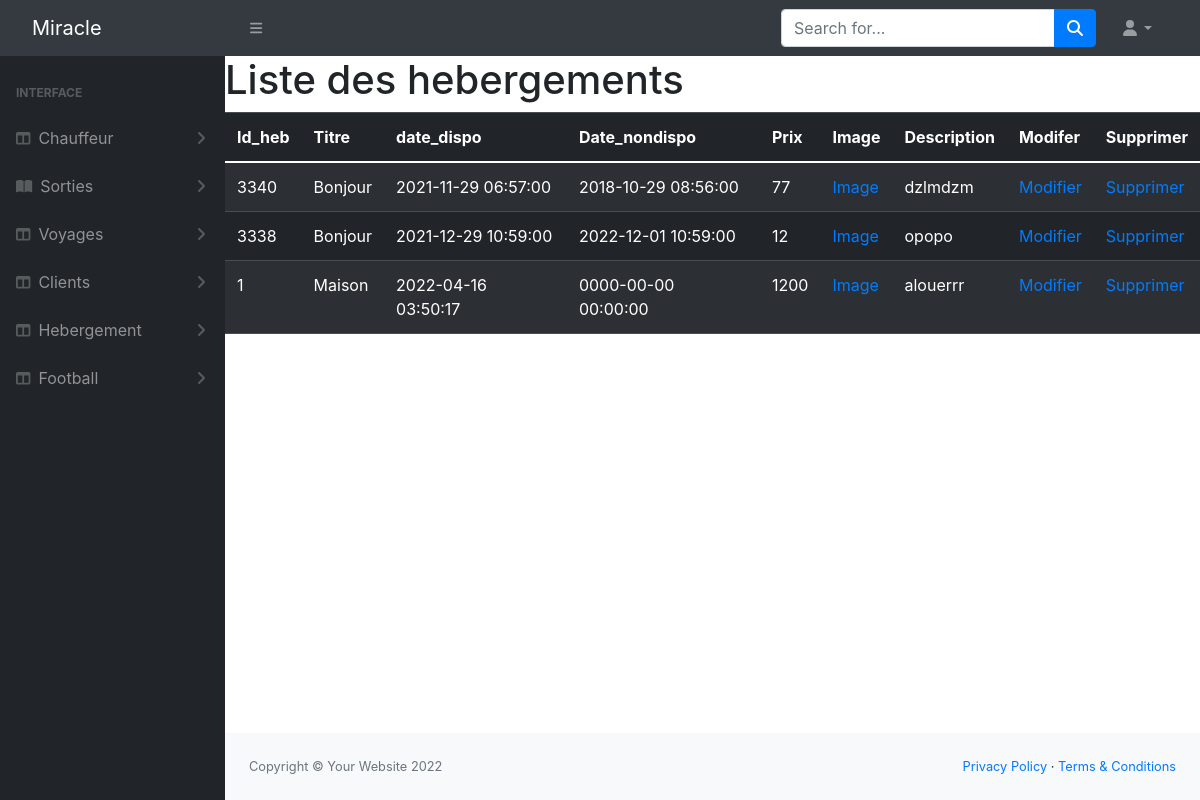
The app's page /00/affichehebergement.php with its own data.
### tables this page shows
CREATE TABLE `hebergement` (
  `id_heb` int(8) NOT NULL,
  `titre` varchar(30) NOT NULL,
  `date_dispo` timestamp NOT NULL DEFAULT current_timestamp() ON UPDATE current_timestamp(),
  `date_nondispo` timestamp NOT NULL DEFAULT '0000-00-00 00:00:00',
  `prix` int(11) NOT NULL,
  `image` blob NOT NULL,
  `description` text NOT NULL
);

### 00/affichehebergement.php (the view, shortened to what this page needs)
<?php
  $host = 'localhost';
  $dbname = 'miracle';
  $username = 'root';
  $password = '';
  $dsn = "mysql:host=$host;dbname=$dbname";
  $sql = "SELECT * FROM hebergement";
  try{
   $pdo = new PDO($dsn, $username, $password);
   $stmt = $pdo->query($sql);
  }catch (PDOException $e){
    echo $e->getMessage();
  }
?>
<!DOCTYPE html>
<html lang="en">
    <head>
        <link rel="stylesheet" href="assets/css/bootstrap.min.css">
    <link rel="stylesheet" href="assets/css/style.css">
        <link href="css/styles.css" rel="stylesheet" />
    </head>
    <body>
        <nav class="sb-topnav navbar navbar-expand navbar-dark bg-dark">
            <a class="navbar-brand ps-3" href="../view/Backempty.php">Miracle</a>
            <button class="btn btn-link btn-sm order-1 order-lg-0 me-4 me-lg-0" id="sidebarToggle" href="#!"><i class="fas fa-bars"></i></button>
            <form class="d-none d-md-inline-block form-inline ms-auto me-0 me-md-3 my-2 my-md-0">
                <div class="input-group">
                    <input class="form-control" type="text" placeholder="Search for..." aria-label="Search for..." aria-describedby="btnNavbarSearch" />
                    <button class="btn btn-primary" id="btnNavbarSearch" type="button"><i class="fas fa-search"></i></button>
                </div>
            </form>
            <ul class="navbar-nav ms-auto ms-md-0 me-3 me-lg-4">
                <li class="nav-item dropdown">
                    <a class="nav-link dropdown-toggle" id="navbarDropdown" href="#" role="button" data-bs-toggle="dropdown" aria-expanded="false"><i class="fas fa-user fa-fw"></i></a>
                </li>
            </ul>
        </nav>
        <div id="layoutSidenav">
            <div id="layoutSidenav_nav">
                <nav class="sb-sidenav accordion sb-sidenav-dark" id="sidenavAccordion">
                    <div class="sb-sidenav-menu">
                        <div class="nav">
                        <div class="sb-sidenav-menu-heading">Interface</div>
                            <a class="nav-link collapsed" href="#" data-bs-toggle="collapse" data-bs-target="#collapseChauffeur" aria-expanded="false" aria-controls="collapseLayouts">
                                <div class="sb-nav-link-icon"><i class="fas fa-columns"></i></div>
                                Chauffeur
                                <div class="sb-sidenav-collapse-arrow"><i class="fas fa-angle-down"></i></div>
                            </a>
                            <a class="nav-link collapsed" href="#" data-bs-toggle="collapse" data-bs-target="#collapseSorties" aria-expanded="false" aria-controls="collapsePages">
                                <div class="sb-nav-link-icon"><i class="fas fa-book-open"></i></div>
                                Sorties
                                <div class="sb-sidenav-collapse-arrow"><i class="fas fa-angle-down"></i></div>
                            </a>
                            <a class="nav-link collapsed" href="#" data-bs-toggle="collapse" data-bs-target="#collapseVoyages" aria-expanded="false" aria-controls="collapseLayouts">
                                <div class="sb-nav-link-icon"><i class="fas fa-columns"></i></div>
                                Voyages
                                <div class="sb-sidenav-collapse-arrow"><i class="fas fa-angle-down"></i></div>
                            </a>
                            <a class="nav-link collapsed" href="#" data-bs-toggle="collapse" data-bs-target="#collapseClients" aria-expanded="false" aria-controls="collapseLayouts">
                                <div class="sb-nav-link-icon"><i class="fas fa-columns"></i></div>
                                Clients
                                <div class="sb-sidenav-collapse-arrow"><i class="fas fa-angle-down"></i></div>
                            </a>
                            <a class="nav-link collapsed" href="#" data-bs-toggle="collapse" data-bs-target="#collapseIbergement" aria-expanded="false" aria-controls="collapseLayouts">
                                <div class="sb-nav-link-icon"><i class="fas fa-columns"></i></div>
                                Hebergement
                                <div class="sb-sidenav-collapse-arrow"><i class="fas fa-angle-down"></i></div>
                            </a>
                            <a class="nav-link collapsed" href="#" data-bs-toggle="collapse" data-bs-target="#collapseFootball" aria-expanded="false" aria-controls="collapseLayouts">
                                <div class="sb-nav-link-icon"><i class="fas fa-columns"></i></div>
                                Football
                                <div class="sb-sidenav-collapse-arrow"><i class="fas fa-angle-down"></i></div>
                            </a>
                    </div>
                </nav>
            </div>
            <div id="layoutSidenav_content">
                <main>
<head><link rel="stylesheet" href="https://cdn.jsdelivr.net/npm/bootstrap@4.3.1/dist/css/bootstrap.min.css">
</head>
<body>
 <h1>Liste des hebergements</h1>
 <table class="table table-dark table-striped">
   <thead>
     <tr>
       <th>Id_heb</th>
       <th>Titre</th>
                            <th>date_dispo</th>
       <th>Date_nondispo</th>
    <th>Prix</th>
<th>Image</th>
       <th>Description</th>
                                          <th>Modifer</th>
                     <th>Supprimer</th>
     </tr>
   </thead>
   <tbody>
     <?php while($row = $stmt->fetch(PDO::FETCH_ASSOC)) : ?>
     <tr>
       <td><?php echo htmlspecialchars($row['id_heb']); ?></td>
       <td><?php echo htmlspecialchars($row['titre']); ?></td>
       <td><?php echo htmlspecialchars($row['date_dispo']); ?></td>
       <td><?php echo htmlspecialchars($row['date_nondispo']); ?></td>
       <td><?php echo htmlspecialchars($row['prix']); ?></td>
       <td><a  target=”_blank” href="./Controller/upload/<?php echo $row['file']; ?>">Image</a></td>
       <td><?php echo htmlspecialchars($row['description']); ?></td>
<td><a href="modifier-heb.php?id_heb=<?php echo $row['id_heb']; ?>&titre=<?php echo $row['titre']; ?>&date_dispo=<?php echo $row['date_dispo']; ?>&date_nondispo=<?php echo $row['date_nondispo']; ?>&prix=<?php echo $row['prix']; ?>&description=<?php echo $row['description']; ?>">Modifier</a></td>
<td><a href="supprimer-heb.php?id_heb=<?php echo $row['id_heb']; ?>">Supprimer</a></td>
     </tr>
     <?php endwhile; ?>
   </tbody>
 </table>
</body
<script src="assets/js/jquery.min.js"></script>
                </main>
                <footer class="py-4 bg-light mt-auto">
                    <div class="container-fluid px-4">
                        <div class="d-flex align-items-center justify-content-between small">
                            <div class="text-muted">Copyright &copy; Your Website 2022</div>
                            <div>
                                <a href="#">Privacy Policy</a>
                                &middot;
                                <a href="#">Terms &amp; Conditions</a>
                            </div>
                        </div>
                    </div>
                </footer>
            </div>
        </div>
    </body>
</html>

### records on screen
hebergement: id_heb "3340", titre "Bonjour", date_dispo "2021-11-29 06:57:00", date_nondispo "2018-10-29 08:56:00", prix "77", description "dzlmdzm"
hebergement: id_heb "3338", titre "Bonjour", date_dispo "2021-12-29 10:59:00", date_nondispo "2022-12-01 10:59:00", prix "12", description "opopo"
hebergement: id_heb "1", titre "Maison", date_dispo "2022-04-16 03:50:17", date_nondispo "0000-00-00 00:00:00", prix "1200", description "alouerrr"
